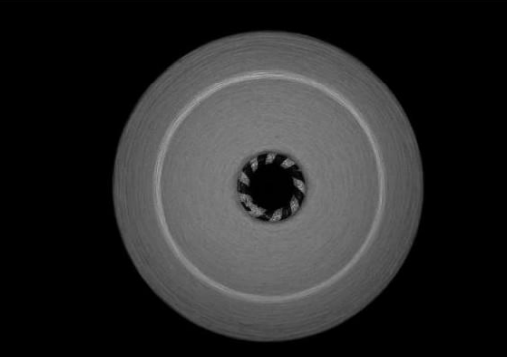
#> input picture input_bobins/pure/1.png, 507 x 357 px, found by its file name
$ python croppingCircleFromBackground.py
#> lines starting #> are read from the running program, lines starting #| are printed output that depends on the picture; after the words box and inside, x2 and y2 are one past the last pixel; in counts of white or black regions, pixels touching at a corner belong together
import cv2
import numpy as np
# from matplotlib import pyplot as plt

# sondan 2. 27.07 öncesi
# bobinler HCT ile kesip arka planı siyah yapıyoruz ardından kontrast ve parlaklık ayarları.

img = cv2.imread("../input_bobins/with/1.png")
#> img is the input picture: shape (357, 507, 3); min 0, max 168, mean 41.2
print('Original Dimensions : ', img.shape)
#| Original Dimensions :  (357, 507, 3)
if img.shape[0] > 3000 or img.shape[1] > 3000:
    scale_percent = 10
elif img.shape[0] > 1500 or img.shape[1] > 1500:
    scale_percent = 20
else:
    scale_percent = 60
width = int(img.shape[1] * scale_percent / 100)
#> width = 304
height = int(img.shape[0] * scale_percent / 100)
#> height = 214
dim = (width, height)
#> dim = (304, 214)

img = cv2.resize(img, dim, interpolation=cv2.INTER_AREA)
#> img: shape (214, 304, 3)

print('Resized Dimensions : ', img.shape)
#| Resized Dimensions :  (214, 304, 3)

cv2.imshow("Resized image", img)
cv2.waitKey(0)
cv2.destroyAllWindows()

height, width, x = img.shape
#> x = 3
mask = np.zeros((height, width), np.uint8)

img2 = img.copy()
img = cv2.cvtColor(img, cv2.COLOR_BGR2GRAY)
#> img: shape (214, 304)
img = cv2.GaussianBlur(img, (3, 3), 1.5)  # 9,9 ?
cv2.imshow("gri ve blurlu img", img)
cv2.waitKey(0)

circles = cv2.HoughCircles(img, cv2.HOUGH_GRADIENT, 1.3,
                           int(2 * height), param1=90, param2=40, minRadius=int(height / 2.4),
                           maxRadius=int(height / 1.8))
#> circles = [[159.2, 111.1, 92.51]]

for i in circles[0, :]:
    i[2] = i[2] + 4
    # Draw on mask
    cv2.circle(mask, (int(i[0]), int(i[1])), int(i[2]), (255, 255, 255), thickness=-1)
#> this loop made 1 pass
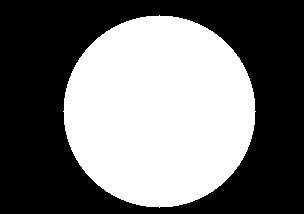
#> mask: shape (214, 304); 44.4% white; 1 white region

# Copy that image using that mask
masked_data = cv2.bitwise_and(img, img, mask=mask)

# Apply threshold
_, thresh = cv2.threshold(mask, 1, 255, cv2.THRESH_BINARY)

# Find contour
contours, hier = cv2.findContours(thresh, cv2.RETR_EXTERNAL, cv2.CHAIN_APPROX_SIMPLE)  # [-2:]
#> contours = 1 contour; box (x1, y1, x2, y2) and area: (63, 15, 256, 208) 28646
x, y, w, h = cv2.boundingRect(contours[0])
#> x = 63; y = 15; w = 193; h = 193

# Crop masked_data
crop = masked_data[y:y + h, x:x + w]
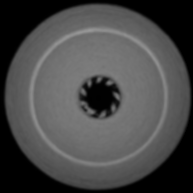
#> crop: shape (193, 193); min 0, max 152, mean 72

cv2.imshow('Cropped img', crop)
cv2.waitKey(0)
cv2.destroyAllWindows()

####
height, width = crop.shape
#> height = 193; width = 193
print(crop.shape)
#| (193, 193)
mask2 = np.zeros((height, width), np.uint8)

circles2 = cv2.HoughCircles(crop, cv2.HOUGH_GRADIENT, 1.3,
                            int(2 * height), param1=30, param2=40, minRadius=int(height / 20),
                            maxRadius=int(height / 1.8))
#> circles2 = [[98.15, 96.85, 69.06]]

for i in circles2[0, :]:
    i[2] = i[2] + 4
    cv2.circle(mask2, (int(i[0]), int(i[1])), int(i[2]), (255, 255, 255), thickness=-1)
#> this loop made 1 pass
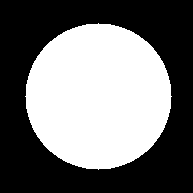
#> mask2: shape (193, 193); 44.9% white; 1 white region

masked_data2 = cv2.bitwise_and(crop, crop, mask=mask2)
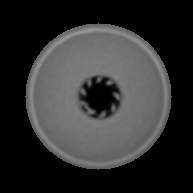
#> masked_data2: shape (193, 193); min 0, max 152, mean 47.8

_, thresh2 = cv2.threshold(mask2, 1, 255, cv2.THRESH_BINARY)

contours2, hier2 = cv2.findContours(thresh2, cv2.RETR_EXTERNAL, cv2.CHAIN_APPROX_SIMPLE)  # [-2:]
#> contours2 = 1 contour; box (x1, y1, x2, y2) and area: (25, 23, 172, 170) 16522
x, y, w, h = cv2.boundingRect(contours2[0])
#> x = 25; y = 23; w = 147; h = 147

crop2 = masked_data2[y:y + h, x:x + w]
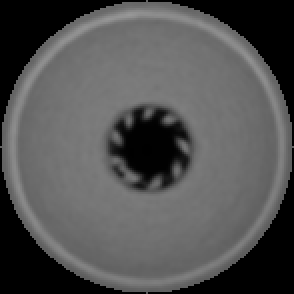
#> crop2: shape (147, 147) (shown 2 times larger); min 0, max 152, mean 82.4

cv2.imshow('Cropped img2', crop2)
cv2.waitKey(0)
cv2.destroyAllWindows()

# [9 lines of commented-out code are left out]

crop2 = cv2.cvtColor(crop2, cv2.COLOR_GRAY2BGR)
#> crop2: shape (147, 147, 3)
imghsv = cv2.cvtColor(crop2, cv2.COLOR_BGR2HSV)
#> imghsv: shape (147, 147, 3); mean H, S, V 0, 0, 82.4

imghsv[:, :, 2] = [[max(pixel - 25, 0) if pixel < 190 else min(pixel + 25, 255) for pixel in row] for row in
                   imghsv[:, :, 2]]
#> imghsv: shape (147, 147, 3); mean H, S, V 0, 0, 63.7

img = cv2.cvtColor(imghsv, cv2.COLOR_HSV2BGR)
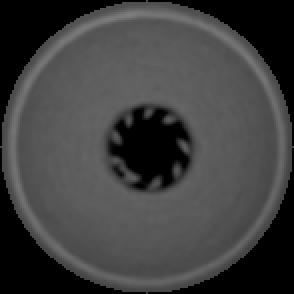
#> img: shape (147, 147, 3) (shown 2 times larger); min 0, max 127, mean 63.7
cv2.imshow('contrast', img)
cv2.waitKey()

'''
img_gray = cv2.cvtColor(img, cv2.COLOR_BGR2GRAY)
cv2.imshow("imggray",img_gray)
cv2.waitKey(0)
mask_spec = np.zeros_like(img_gray)
# get average color with mask
ave_color = cv2.mean(img_gray, mask=mask_spec)[:3]
print("average circle color:", ave_color)
'''

$ run again, with input_bobins/pure/10.png copied over input_bobins/pure/1.png
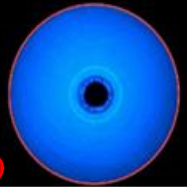
#> input picture input_bobins/pure/10.png, 187 x 187 px, found by its file name
#> img is the input picture: shape (187, 187, 3); mean B, G, R 156.5, 72.4, 10
#| Original Dimensions :  (187, 187, 3)
#| Resized Dimensions :  (112, 112, 3)
#> circles = [[59.15, 56.55, 54.97]]
#> the loop `for i in circles[0, :]:` made 1 pass
#> after the loop `for i in circles[0, :]:`:
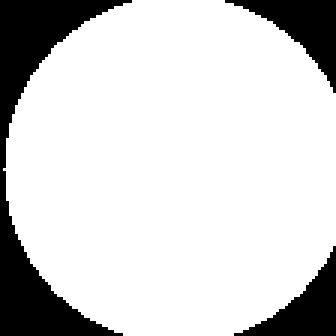
#> mask: shape (112, 112) (shown 3 times larger); 82.1% white; 3 black regions
#> contours = 1 contour; box (x1, y1, x2, y2) and area: (1, 0, 112, 112) 10137
#> `x, y, w, h = cv2.boundingRect(contours[0])`: x = 1; y = 0; w = 111; h = 112
#| (112, 111)
#> circles2 = [[55.25, 51.35, 50.63]]
#> the loop `for i in circles2[0, :]:` made 1 pass
#> contours2 = 1 contour; box (x1, y1, x2, y2) and area: (1, 0, 110, 106) 8941
#> `x, y, w, h = cv2.boundingRect(contours2[0])`: w = 109; h = 106
#> `img = cv2.cvtColor(imghsv, cv2.COLOR_HSV2BGR)`:
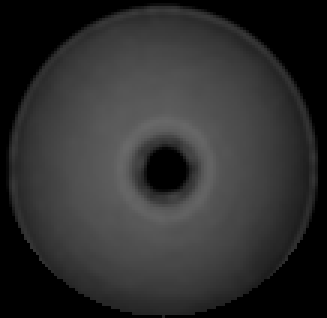
#> img: shape (106, 109, 3) (shown 3 times larger); min 0, max 105, mean 46.7
